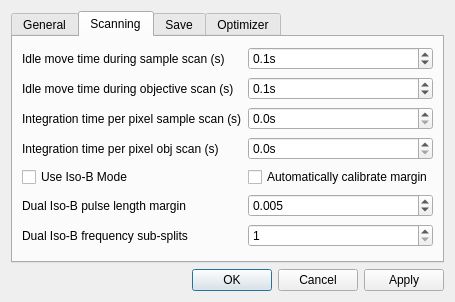
<?xml version="1.0" encoding="UTF-8"?>
<ui version="4.0">
 <class>SettingsDialog</class>
 <widget class="QDialog" name="SettingsDialog">
  <property name="geometry">
   <rect>
    <x>0</x>
    <y>0</y>
    <width>412</width>
    <height>302</height>
   </rect>
  </property>
  <property name="sizePolicy">
   <sizepolicy hsizetype="Preferred" vsizetype="Preferred">
    <horstretch>0</horstretch>
    <verstretch>0</verstretch>
   </sizepolicy>
  </property>
  <property name="windowTitle">
   <string>Settings Window</string>
  </property>
  <layout class="QVBoxLayout" name="verticalLayout">
   <item>
    <widget class="QTabWidget" name="settings_tabWidget">
     <property name="tabShape">
      <enum>QTabWidget::Rounded</enum>
     </property>
     <property name="currentIndex">
      <number>1</number>
     </property>
     <widget class="QWidget" name="tab_1">
      <attribute name="title">
       <string>General</string>
      </attribute>
      <layout class="QGridLayout" name="gridLayout">
       <item row="0" column="0">
        <widget class="QLabel" name="xy_range_label">
         <property name="toolTip">
          <string>&lt;html&gt;&lt;head/&gt;&lt;body&gt;&lt;p&gt;Specify the move time to target position of the sample scanner. During this move, no measurements will be performed.&lt;/p&gt;&lt;/body&gt;&lt;/html&gt;</string>
         </property>
         <property name="text">
          <string>Idle move time sample scanner (s):</string>
         </property>
        </widget>
       </item>
       <item row="0" column="1">
        <widget class="ScienDSpinBox" name="idle_move_target_sample_DoubleSpinBox">
         <property name="toolTip">
          <string>&lt;html&gt;&lt;head/&gt;&lt;body&gt;&lt;p&gt;Specify the move time to target position of the sample scanner. During this move, no measurements will be performed.&lt;/p&gt;&lt;/body&gt;&lt;/html&gt;</string>
         </property>
         <property name="buttonSymbols">
          <enum>QAbstractSpinBox::PlusMinus</enum>
         </property>
         <property name="specialValueText">
          <string/>
         </property>
         <property name="suffix">
          <string>s</string>
         </property>
         <property name="decimals">
          <number>1</number>
         </property>
         <property name="maximum">
          <double>20.000000000000000</double>
         </property>
         <property name="singleStep">
          <double>0.100000000000000</double>
         </property>
         <property name="value">
          <double>1.000000000000000</double>
         </property>
        </widget>
       </item>
       <item row="1" column="0">
        <widget class="QLabel" name="label">
         <property name="toolTip">
          <string>&lt;html&gt;&lt;head/&gt;&lt;body&gt;&lt;p&gt;Specify the move time to target position of the objective scanner. During this move, no measurements will be performed.&lt;/p&gt;&lt;/body&gt;&lt;/html&gt;</string>
         </property>
         <property name="text">
          <string>Idle move time objective scanner (s)</string>
         </property>
        </widget>
       </item>
       <item row="1" column="1">
        <widget class="ScienDSpinBox" name="idle_move_target_obj_DoubleSpinBox">
         <property name="toolTip">
          <string>&lt;html&gt;&lt;head/&gt;&lt;body&gt;&lt;p&gt;Specify the move time to target position of the objective scanner. During this move, no measurements will be performed.&lt;/p&gt;&lt;/body&gt;&lt;/html&gt;</string>
         </property>
         <property name="suffix">
          <string>s</string>
         </property>
         <property name="decimals">
          <number>1</number>
         </property>
         <property name="maximum">
          <double>20.000000000000000</double>
         </property>
         <property name="singleStep">
          <double>0.100000000000000</double>
         </property>
         <property name="value">
          <double>0.500000000000000</double>
         </property>
        </widget>
       </item>
      </layout>
     </widget>
     <widget class="QWidget" name="tab">
      <attribute name="title">
       <string>Scanning</string>
      </attribute>
      <layout class="QGridLayout" name="gridLayout_2">
       <item row="1" column="1">
        <widget class="ScienDSpinBox" name="idle_move_scan_obj_DoubleSpinBox">
         <property name="toolTip">
          <string>&lt;html&gt;&lt;head/&gt;&lt;body&gt;&lt;p&gt;&lt;span style=&quot; font-size:10pt;&quot;&gt;The time the objective scanner can take for an idle move, i.e. a move where no measurement is performed. This is the time to approach e.g. to a new position, if the current one is not identical with the previous one. Be careful with times &amp;lt;0.1s as the movement will affect the scan result.&lt;/span&gt;&lt;/p&gt;&lt;/body&gt;&lt;/html&gt;</string>
         </property>
         <property name="suffix">
          <string>s</string>
         </property>
         <property name="decimals">
          <number>1</number>
         </property>
         <property name="maximum">
          <double>20.000000000000000</double>
         </property>
         <property name="singleStep">
          <double>0.100000000000000</double>
         </property>
         <property name="value">
          <double>0.100000000000000</double>
         </property>
        </widget>
       </item>
       <item row="0" column="0">
        <widget class="QLabel" name="label_2">
         <property name="text">
          <string>Idle move time during sample scan (s)</string>
         </property>
        </widget>
       </item>
       <item row="3" column="0">
        <widget class="QLabel" name="label_10">
         <property name="text">
          <string>Integration time per pixel obj scan (s)</string>
         </property>
        </widget>
       </item>
       <item row="0" column="1">
        <widget class="ScienDSpinBox" name="idle_move_scan_sample_DoubleSpinBox">
         <property name="toolTip">
          <string>&lt;html&gt;&lt;head/&gt;&lt;body&gt;&lt;p&gt;&lt;span style=&quot; font-size:10pt;&quot;&gt;The time the sample scanner can take for an idle move, i.e. a move where no measurement is performed. This is the time to approach e.g. to a new position, if the current one is not identical with the previous one. Be careful with times &amp;lt;0.1s as the movement will affect the scan result.&lt;/span&gt;&lt;/p&gt;&lt;/body&gt;&lt;/html&gt;</string>
         </property>
         <property name="suffix">
          <string>s</string>
         </property>
         <property name="decimals">
          <number>1</number>
         </property>
         <property name="maximum">
          <double>20.000000000000000</double>
         </property>
         <property name="singleStep">
          <double>0.100000000000000</double>
         </property>
         <property name="value">
          <double>0.100000000000000</double>
         </property>
        </widget>
       </item>
       <item row="1" column="0">
        <widget class="QLabel" name="label_3">
         <property name="text">
          <string>Idle move time during objective scan (s)</string>
         </property>
        </widget>
       </item>
       <item row="2" column="0">
        <widget class="QLabel" name="label_11">
         <property name="text">
          <string>Integration time per pixel sample scan (s)</string>
         </property>
        </widget>
       </item>
       <item row="3" column="1">
        <widget class="ScienDSpinBox" name="int_time_obj_scan_DoubleSpinBox">
         <property name="toolTip">
          <string>&lt;html&gt;&lt;head/&gt;&lt;body&gt;&lt;p&gt;The integration time per pixel for an objective scan. Be aware to choose this number wisely, as it determines your scan speed.&lt;/p&gt;&lt;/body&gt;&lt;/html&gt;</string>
         </property>
         <property name="suffix">
          <string>s</string>
         </property>
         <property name="decimals">
          <number>1</number>
         </property>
         <property name="maximum">
          <double>20.000000000000000</double>
         </property>
         <property name="singleStep">
          <double>0.100000000000000</double>
         </property>
         <property name="value">
          <double>0.000000000000000</double>
         </property>
        </widget>
       </item>
       <item row="4" column="1">
        <widget class="QCheckBox" name="iso_b_autocalibrate_CheckBox">
         <property name="toolTip">
          <string>&lt;html&gt;&lt;head/&gt;&lt;body&gt;&lt;p&gt;Use autocalibrate option to directly obtain the pixel clock margin.&lt;br/&gt;Using this option, the pixel clock margin will be determined from the quench scan results. To utilize this option, perform a quench scan with the same integration time settings as the proposed dual iso-B scan.&lt;/p&gt;&lt;/body&gt;&lt;/html&gt;</string>
         </property>
         <property name="layoutDirection">
          <enum>Qt::LeftToRight</enum>
         </property>
         <property name="text">
          <string>Automatically calibrate margin</string>
         </property>
        </widget>
       </item>
       <item row="2" column="1">
        <widget class="ScienDSpinBox" name="int_time_sample_scan_DoubleSpinBox">
         <property name="toolTip">
          <string>&lt;html&gt;&lt;head/&gt;&lt;body&gt;&lt;p&gt;The integration time per pixel for a sample scan. Be aware to choose this number wisely, as it determines your scan speed.&lt;/p&gt;&lt;/body&gt;&lt;/html&gt;</string>
         </property>
         <property name="suffix">
          <string>s</string>
         </property>
         <property name="decimals">
          <number>1</number>
         </property>
         <property name="maximum">
          <double>20.000000000000000</double>
         </property>
         <property name="singleStep">
          <double>0.100000000000000</double>
         </property>
         <property name="value">
          <double>0.000000000000000</double>
         </property>
        </widget>
       </item>
       <item row="5" column="0">
        <widget class="QLabel" name="n_iso_b_pulse_margin_Label">
         <property name="text">
          <string>Dual Iso-B pulse length margin</string>
         </property>
        </widget>
       </item>
       <item row="5" column="1">
        <widget class="QDoubleSpinBox" name="n_iso_b_pulse_margin_DoubleSpinBox">
         <property name="toolTip">
          <string>&lt;html&gt;&lt;head/&gt;&lt;body&gt;&lt;p&gt;The fraction of the pixel scan integration time to remain as dead time before the next pixel clock pulse.  This only applies to n-iso-B measurement types&lt;/p&gt;&lt;/body&gt;&lt;/html&gt;</string>
         </property>
         <property name="decimals">
          <number>3</number>
         </property>
         <property name="maximum">
          <double>1.000000000000000</double>
         </property>
         <property name="singleStep">
          <double>0.001000000000000</double>
         </property>
         <property name="value">
          <double>0.005000000000000</double>
         </property>
        </widget>
       </item>
       <item row="6" column="0">
        <widget class="QLabel" name="n_iso_b_n_freq_splits_Label">
         <property name="text">
          <string>Dual Iso-B frequency sub-splits</string>
         </property>
        </widget>
       </item>
       <item row="6" column="1">
        <widget class="QSpinBox" name="n_iso_b_n_freq_splits_SpinBox">
         <property name="toolTip">
          <string>&lt;html&gt;&lt;head/&gt;&lt;body&gt;&lt;p&gt;The number of frequency sub-splits used per pixel (1= no splitting).  This only applies to n-iso-B measurement types&lt;/p&gt;&lt;/body&gt;&lt;/html&gt;</string>
         </property>
         <property name="minimum">
          <number>1</number>
         </property>
         <property name="maximum">
          <number>100</number>
         </property>
        </widget>
       </item>
       <item row="4" column="0">
        <widget class="QCheckBox" name="iso_b_operation_CheckBox">
         <property name="enabled">
          <bool>true</bool>
         </property>
         <property name="toolTip">
          <string>&lt;html&gt;&lt;head/&gt;&lt;body&gt;&lt;p&gt;Enable 'Iso-B' mode, which will extend the QAFM scan.&lt;br/&gt;In this mode you will be able to set in the main window a MW frequency and the MW gain value to apply an MW signal during the QAFM scan. Ideally, you should have measured an ESR spectrum before, to obtain the proper parameters for MW frequency and MW gain. A suggested selection for the MW frequency is at the FWHM (full-width half-maximum) points of one of the ESR resonance peaks from the nitrogen vacancy (i.e. where the slope is maximal).&lt;/p&gt;&lt;/body&gt;&lt;/html&gt;</string>
         </property>
         <property name="layoutDirection">
          <enum>Qt::LeftToRight</enum>
         </property>
         <property name="text">
          <string>Use Iso-B Mode</string>
         </property>
        </widget>
       </item>
      </layout>
     </widget>
     <widget class="QWidget" name="tab_2">
      <attribute name="title">
       <string>Save</string>
      </attribute>
      <layout class="QGridLayout" name="gridLayout_3">
       <item row="0" column="0">
        <widget class="QLabel" name="label_4">
         <property name="text">
          <string>Root folder name for measurements</string>
         </property>
        </widget>
       </item>
       <item row="0" column="2">
        <widget class="QLineEdit" name="rootfolder_name_LineEdit">
         <property name="toolTip">
          <string>&lt;html&gt;&lt;head/&gt;&lt;body&gt;&lt;p&gt;Set the name for the root folder, where all data are created. This helps to group measurements to a certain event.&lt;/p&gt;&lt;/body&gt;&lt;/html&gt;</string>
         </property>
        </widget>
       </item>
       <item row="1" column="2">
        <widget class="QCheckBox" name="create_summary_pic_CheckBox">
         <property name="toolTip">
          <string>&lt;html&gt;&lt;head/&gt;&lt;body&gt;&lt;p&gt;Save in addition to the usual data a summary picture of the sample scan, where all the measured signals are displayed corresponding to one scanning direction.&lt;/p&gt;&lt;/body&gt;&lt;/html&gt;</string>
         </property>
         <property name="layoutDirection">
          <enum>Qt::LeftToRight</enum>
         </property>
         <property name="text">
          <string/>
         </property>
        </widget>
       </item>
       <item row="1" column="0">
        <widget class="QLabel" name="label_5">
         <property name="text">
          <string>Create summary picture</string>
         </property>
        </widget>
       </item>
       <item row="2" column="2">
        <widget class="QCheckBox" name="auto_save_qafm_CheckBox">
         <property name="toolTip">
          <string>&lt;html&gt;&lt;head/&gt;&lt;body&gt;&lt;p&gt;To distinguish the data from the manual save, an additonal tag '_autosave' will be added to the name.&lt;/p&gt;&lt;/body&gt;&lt;/html&gt;</string>
         </property>
         <property name="text">
          <string/>
         </property>
        </widget>
       </item>
       <item row="2" column="0">
        <widget class="QLabel" name="label_13">
         <property name="toolTip">
          <string>&lt;html&gt;&lt;head/&gt;&lt;body&gt;&lt;p&gt;To distinguish the data from the manual save, an additonal tag '_autosave' will be added to the name.&lt;/p&gt;&lt;/body&gt;&lt;/html&gt;</string>
         </property>
         <property name="text">
          <string>&lt;html&gt;&lt;head/&gt;&lt;body&gt;&lt;p&gt;Save QAFM measurement&lt;br/&gt;automatically after scan&lt;br/&gt;has finished or stopped.&lt;/p&gt;&lt;/body&gt;&lt;/html&gt;</string>
         </property>
        </widget>
       </item>
       <item row="3" column="0">
        <widget class="QLabel" name="label_14">
         <property name="toolTip">
          <string>&lt;html&gt;&lt;head/&gt;&lt;body&gt;&lt;p&gt;To distinguish the data from the manual save, an additonal tag '_autosave' will be added to the name.&lt;/p&gt;&lt;/body&gt;&lt;/html&gt;</string>
         </property>
         <property name="text">
          <string>&lt;html&gt;&lt;head/&gt;&lt;body&gt;&lt;p&gt;Save Quantitative measurement&lt;br/&gt;automatically after scan has&lt;br/&gt;finished or stopped.&lt;/p&gt;&lt;/body&gt;&lt;/html&gt;</string>
         </property>
        </widget>
       </item>
       <item row="3" column="2">
        <widget class="QCheckBox" name="auto_save_quanti_CheckBox">
         <property name="toolTip">
          <string>&lt;html&gt;&lt;head/&gt;&lt;body&gt;&lt;p&gt;To distinguish the data from the manual save, an additonal tag '_autosave' will be added to the name.&lt;/p&gt;&lt;/body&gt;&lt;/html&gt;</string>
         </property>
         <property name="text">
          <string/>
         </property>
        </widget>
       </item>
       <item row="4" column="2">
        <widget class="QCheckBox" name="save_to_gwyddion_CheckBox">
         <property name="text">
          <string/>
         </property>
        </widget>
       </item>
       <item row="4" column="0">
        <widget class="QLabel" name="label_15">
         <property name="text">
          <string>Save to Gwyddion format</string>
         </property>
        </widget>
       </item>
      </layout>
     </widget>
     <widget class="QWidget" name="tab_3">
      <attribute name="title">
       <string>Optimizer</string>
      </attribute>
      <layout class="QGridLayout" name="gridLayout_5">
       <item row="2" column="2">
        <widget class="QLabel" name="z_res_label">
         <property name="text">
          <string>Z Resolution (#):</string>
         </property>
        </widget>
       </item>
       <item row="2" column="1">
        <widget class="ScienDSpinBox" name="optimizer_z_range_DoubleSpinBox">
         <property name="toolTip">
          <string>&lt;html&gt;&lt;head/&gt;&lt;body&gt;&lt;p&gt;&lt;span style=&quot; font-size:10pt;&quot;&gt;Scan range of the optimizer in the z direction.&lt;/span&gt;&lt;/p&gt;&lt;/body&gt;&lt;/html&gt;</string>
         </property>
         <property name="suffix">
          <string>m</string>
         </property>
         <property name="decimals">
          <number>1</number>
         </property>
         <property name="maximum">
          <double>5.000000000000000</double>
         </property>
         <property name="singleStep">
          <double>0.100000000000000</double>
         </property>
         <property name="value">
          <double>2.000000000000000</double>
         </property>
        </widget>
       </item>
       <item row="0" column="1">
        <widget class="ScienDSpinBox" name="optimizer_x_range_DoubleSpinBox">
         <property name="toolTip">
          <string>&lt;html&gt;&lt;head/&gt;&lt;body&gt;&lt;p&gt;&lt;span style=&quot; font-size:10pt;&quot;&gt;Scan range of the optimizer in the x direction.&lt;/span&gt;&lt;/p&gt;&lt;/body&gt;&lt;/html&gt;</string>
         </property>
         <property name="buttonSymbols">
          <enum>QAbstractSpinBox::PlusMinus</enum>
         </property>
         <property name="specialValueText">
          <string/>
         </property>
         <property name="suffix">
          <string>m</string>
         </property>
         <property name="decimals">
          <number>1</number>
         </property>
         <property name="maximum">
          <double>1.000000000000000</double>
         </property>
         <property name="singleStep">
          <double>0.100000000000000</double>
         </property>
         <property name="value">
          <double>1.000000000000000</double>
         </property>
        </widget>
       </item>
       <item row="0" column="3">
        <widget class="QSpinBox" name="optimizer_x_res_SpinBox">
         <property name="toolTip">
          <string>&lt;html&gt;&lt;head/&gt;&lt;body&gt;&lt;p&gt;&lt;span style=&quot; font-size:10pt;&quot;&gt;Specify the number of points within the x scan range.&lt;/span&gt;&lt;/p&gt;&lt;/body&gt;&lt;/html&gt;</string>
         </property>
         <property name="minimum">
          <number>1</number>
         </property>
         <property name="maximum">
          <number>1000</number>
         </property>
         <property name="value">
          <number>10</number>
         </property>
        </widget>
       </item>
       <item row="1" column="1">
        <widget class="ScienDSpinBox" name="optimizer_y_range_DoubleSpinBox">
         <property name="toolTip">
          <string>&lt;html&gt;&lt;head/&gt;&lt;body&gt;&lt;p&gt;&lt;span style=&quot; font-size:10pt;&quot;&gt;Scan range of the optimizer in the y direction.&lt;/span&gt;&lt;/p&gt;&lt;/body&gt;&lt;/html&gt;</string>
         </property>
         <property name="suffix">
          <string>m</string>
         </property>
         <property name="decimals">
          <number>1</number>
         </property>
         <property name="maximum">
          <double>1.000000000000000</double>
         </property>
         <property name="singleStep">
          <double>0.100000000000000</double>
         </property>
         <property name="value">
          <double>1.000000000000000</double>
         </property>
        </widget>
       </item>
       <item row="1" column="2">
        <widget class="QLabel" name="label_6">
         <property name="text">
          <string>Y Resolution (#):</string>
         </property>
        </widget>
       </item>
       <item row="0" column="0">
        <widget class="QLabel" name="xy_range_label_2">
         <property name="toolTip">
          <string>&lt;html&gt;&lt;head/&gt;&lt;body&gt;&lt;p&gt;&lt;span style=&quot; font-size:10pt;&quot;&gt;Scan range of the optimizer in the x direction.&lt;/span&gt;&lt;/p&gt;&lt;/body&gt;&lt;/html&gt;</string>
         </property>
         <property name="text">
          <string>X Range:</string>
         </property>
        </widget>
       </item>
       <item row="0" column="2">
        <widget class="QLabel" name="xy_res_label">
         <property name="text">
          <string>X Resolution (#):</string>
         </property>
        </widget>
       </item>
       <item row="1" column="3">
        <widget class="QSpinBox" name="optimizer_y_res_SpinBox">
         <property name="toolTip">
          <string>&lt;html&gt;&lt;head/&gt;&lt;body&gt;&lt;p&gt;&lt;span style=&quot; font-size:10pt;&quot;&gt;Specify the number of points within the y scan range.&lt;/span&gt;&lt;/p&gt;&lt;/body&gt;&lt;/html&gt;</string>
         </property>
         <property name="maximum">
          <number>1000</number>
         </property>
         <property name="value">
          <number>15</number>
         </property>
        </widget>
       </item>
       <item row="2" column="0">
        <widget class="QLabel" name="z_range_label">
         <property name="toolTip">
          <string>&lt;html&gt;&lt;head/&gt;&lt;body&gt;&lt;p&gt;&lt;span style=&quot; font-size:10pt;&quot;&gt;Scan range of the optimizer in the z direction.&lt;/span&gt;&lt;/p&gt;&lt;/body&gt;&lt;/html&gt;</string>
         </property>
         <property name="text">
          <string>Z Range:</string>
         </property>
        </widget>
       </item>
       <item row="3" column="0">
        <widget class="QLabel" name="count_freq_label">
         <property name="toolTip">
          <string>Frequency at which the scan pixels are acquired.</string>
         </property>
         <property name="text">
          <string>Integration time per pixel (s):</string>
         </property>
        </widget>
       </item>
       <item row="3" column="1">
        <widget class="ScienDSpinBox" name="optimizer_int_time_DoubleSpinBox">
         <property name="toolTip">
          <string>&lt;html&gt;&lt;head/&gt;&lt;body&gt;&lt;p&gt;The time the counter will record a value per pixel. This value will be used to normalize the measured counts to counts/s.&lt;/p&gt;&lt;/body&gt;&lt;/html&gt;</string>
         </property>
         <property name="suffix">
          <string>s</string>
         </property>
         <property name="decimals">
          <number>1</number>
         </property>
         <property name="singleStep">
          <double>0.100000000000000</double>
         </property>
         <property name="value">
          <double>0.000000000000000</double>
         </property>
        </widget>
       </item>
       <item row="4" column="0">
        <widget class="QLabel" name="label_8">
         <property name="toolTip">
          <string>&lt;html&gt;&lt;head/&gt;&lt;body&gt;&lt;p&gt;This will enable a periodic optimizer request. Whenever the checkbox is set, an optimizer request will be created. Uncheck this box to disable the periodic optimization.&lt;/p&gt;&lt;/body&gt;&lt;/html&gt;</string>
         </property>
         <property name="text">
          <string>Periodic Optimizer Request:</string>
         </property>
        </widget>
       </item>
       <item row="4" column="1">
        <widget class="QCheckBox" name="optimizer_request_CheckBox">
         <property name="enabled">
          <bool>false</bool>
         </property>
         <property name="toolTip">
          <string>&lt;html&gt;&lt;head/&gt;&lt;body&gt;&lt;p&gt;This will enable a periodic optimizer request. Whenever the checkbox is set, an optimizer request will be created. Uncheck this box to disable the periodic optimization.&lt;/p&gt;&lt;/body&gt;&lt;/html&gt;</string>
         </property>
         <property name="text">
          <string/>
         </property>
        </widget>
       </item>
       <item row="5" column="0">
        <widget class="QLabel" name="label_9">
         <property name="toolTip">
          <string>&lt;html&gt;&lt;head/&gt;&lt;body&gt;&lt;p&gt;If Periodic Optimizer Request is set, then the sensor will be optimized as soon as possible after the specified optimization period.&lt;/p&gt;&lt;/body&gt;&lt;/html&gt;</string>
         </property>
         <property name="text">
          <string>Optimize Periode (s):</string>
         </property>
        </widget>
       </item>
       <item row="1" column="0">
        <widget class="QLabel" name="label_7">
         <property name="toolTip">
          <string>&lt;html&gt;&lt;head/&gt;&lt;body&gt;&lt;p&gt;&lt;span style=&quot; font-size:10pt;&quot;&gt;Scan range of the optimizer in the y direction.&lt;/span&gt;&lt;/p&gt;&lt;/body&gt;&lt;/html&gt;</string>
         </property>
         <property name="text">
          <string>Y Range:</string>
         </property>
        </widget>
       </item>
       <item row="2" column="3">
        <widget class="QSpinBox" name="optimizer_z_res_SpinBox">
         <property name="toolTip">
          <string>&lt;html&gt;&lt;head/&gt;&lt;body&gt;&lt;p&gt;&lt;span style=&quot; font-size:10pt;&quot;&gt;Specify the number of points within the z scan range.&lt;/span&gt;&lt;/p&gt;&lt;/body&gt;&lt;/html&gt;</string>
         </property>
         <property name="minimum">
          <number>1</number>
         </property>
         <property name="maximum">
          <number>1000</number>
         </property>
         <property name="value">
          <number>30</number>
         </property>
        </widget>
       </item>
       <item row="5" column="1">
        <widget class="ScienDSpinBox" name="optimizer_period_DoubleSpinBox">
         <property name="enabled">
          <bool>false</bool>
         </property>
         <property name="toolTip">
          <string>&lt;html&gt;&lt;head/&gt;&lt;body&gt;&lt;p&gt;If Periodic Optimizer Request is set, then the sensor will be optimized as soon as possible after the specified optimization period.&lt;/p&gt;&lt;/body&gt;&lt;/html&gt;</string>
         </property>
         <property name="suffix">
          <string>s</string>
         </property>
         <property name="decimals">
          <number>1</number>
         </property>
         <property name="maximum">
          <double>1000.000000000000000</double>
         </property>
         <property name="value">
          <double>60.000000000000000</double>
         </property>
        </widget>
       </item>
      </layout>
     </widget>
    </widget>
   </item>
   <item>
    <widget class="QDialogButtonBox" name="buttonBox">
     <property name="locale">
      <locale language="English" country="UnitedStates"/>
     </property>
     <property name="orientation">
      <enum>Qt::Horizontal</enum>
     </property>
     <property name="standardButtons">
      <set>QDialogButtonBox::Apply|QDialogButtonBox::Cancel|QDialogButtonBox::Ok</set>
     </property>
     <property name="centerButtons">
      <bool>false</bool>
     </property>
    </widget>
   </item>
  </layout>
 </widget>
 <customwidgets>
  <customwidget>
   <class>ScienDSpinBox</class>
   <extends>QDoubleSpinBox</extends>
   <header>qtwidgets.scientific_spinbox.h</header>
  </customwidget>
 </customwidgets>
 <tabstops>
  <tabstop>buttonBox</tabstop>
 </tabstops>
 <resources/>
 <connections>
  <connection>
   <sender>buttonBox</sender>
   <signal>accepted()</signal>
   <receiver>SettingsDialog</receiver>
   <slot>accept()</slot>
   <hints>
    <hint type="sourcelabel">
     <x>257</x>
     <y>224</y>
    </hint>
    <hint type="destinationlabel">
     <x>157</x>
     <y>274</y>
    </hint>
   </hints>
  </connection>
  <connection>
   <sender>buttonBox</sender>
   <signal>rejected()</signal>
   <receiver>SettingsDialog</receiver>
   <slot>reject()</slot>
   <hints>
    <hint type="sourcelabel">
     <x>325</x>
     <y>224</y>
    </hint>
    <hint type="destinationlabel">
     <x>286</x>
     <y>274</y>
    </hint>
   </hints>
  </connection>
 </connections>
</ui>
